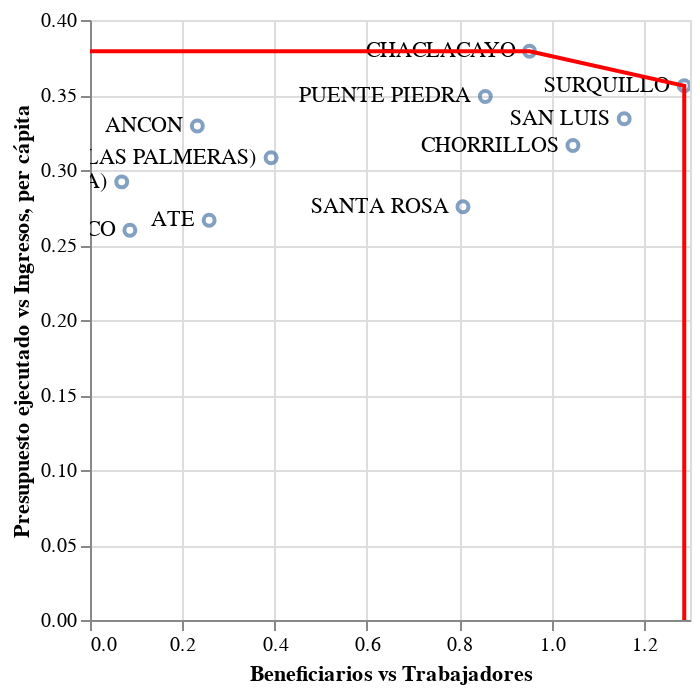

The notebook cell saved with this chart:
### Code cell
points + text + alt.Chart(envelope).mark_line(color='red').encode(
    x='x',
    y='y',
)

### Figure 1 — Vega-Lite specification as saved in the notebook (floating-point values rounded to 4 significant figures)
{"config": {"view": {"continuousWidth": 300, "continuousHeight": 300}}, "layer": [{"mark": {"type": "point"}, "encoding": {"x": {"field": "rate1", "title": "Beneficiarios vs Trabajadores", "type": "quantitative"}, "y": {"field": "rate2", "title": "Presupuesto ejecutado vs Ingresos, per cápita", "type": "quantitative"}}}, {"mark": {"type": "text", "align": "right", "baseline": "middle", "dx": -7}, "encoding": {"text": {"field": "muni", "type": "nominal"}, "x": {"field": "rate1", "title": "Beneficiarios vs Trabajadores", "type": "quantitative"}, "y": {"field": "rate2", "title": "Presupuesto ejecutado vs Ingresos, per cápita", "type": "quantitative"}}, "name": "view_4"}, {"data": {"name": "data-49991926fd707ea215c33a1b03ab014a"}, "mark": {"type": "line", "color": "red"}, "encoding": {"x": {"field": "x", "type": "quantitative"}, "y": {"field": "y", "type": "quantitative"}}}], "data": {"name": "data-77a0d4a246c1b066f33cc48d87ea379c"}, "params": [{"name": "param_2", "select": {"type": "interval", "encodings": ["x", "y"]}, "bind": "scales", "views": ["view_4"]}], "$schema": "https://vega.github.io/schema/vega-lite/v5.20.1.json", "datasets": {"data-77a0d4a246c1b066f33cc48d87ea379c": [{"muni": "ANCON", "Ingreso per capita": 207.9, "% Presupuesto ejecutado": 68.46, "trabajadores": 215, "n° beneficiarios": 50, "beneficiarios%": 0.0304, "centros": 1, "años implementación": 10, "rate1": 0.2326, "rate2": 0.3294}, {"muni": "ATE", "Ingreso per capita": 289.3, "% Presupuesto ejecutado": 77.1, "trabajadores": 1627, "n° beneficiarios": 420, "beneficiarios%": 0.02151, "centros": 12, "años implementación": 5, "rate1": 0.2581, "rate2": 0.2665}, {"muni": "BARRANCO", "Ingreso per capita": 292.2, "% Presupuesto ejecutado": 75.9, "trabajadores": 521, "n° beneficiarios": 45, "beneficiarios%": 0.007888, "centros": 1, "años implementación": 0, "rate1": 0.08637, "rate2": 0.2598}, {"muni": "CHACLACAYO", "Ingreso per capita": 213.4, "% Presupuesto ejecutado": 80.92, "trabajadores": 189, "n° beneficiarios": 180, "beneficiarios%": 0.05299, "centros": 4, "años implementación": 11, "rate1": 0.9524, "rate2": 0.3791}, {"muni": "CHORRILLOS", "Ingreso per capita": 265.0, "% Presupuesto ejecutado": 83.82, "trabajadores": 345, "n° beneficiarios": 361, "beneficiarios%": 0.02119, "centros": 3, "años implementación": 13, "rate1": 1.046, "rate2": 0.3163}, {"muni": "LOS OLIVOS (LAS PALMERAS)", "Ingreso per capita": 259.3, "% Presupuesto ejecutado": 79.9, "trabajadores": 1338, "n° beneficiarios": 525, "beneficiarios%": 0.03068, "centros": 21, "años implementación": 2, "rate1": 0.3924, "rate2": 0.3081}, {"muni": "LURIGANCHO (CHOSICA)", "Ingreso per capita": 253.3, "% Presupuesto ejecutado": 73.98, "trabajadores": 873, "n° beneficiarios": 60, "beneficiarios%": 0.007952, "centros": 2, "años implementación": 11, "rate1": 0.06873, "rate2": 0.2921}, {"muni": "PUENTE PIEDRA", "Ingreso per capita": 217.6, "% Presupuesto ejecutado": 75.96, "trabajadores": 467, "n° beneficiarios": 400, "beneficiarios%": 0.05482, "centros": 5, "años implementación": 5, "rate1": 0.8565, "rate2": 0.349}, {"muni": "SAN LUIS", "Ingreso per capita": 266.6, "% Presupuesto ejecutado": 89.08, "trabajadores": 432, "n° beneficiarios": 500, "beneficiarios%": 0.09107, "centros": 3, "años implementación": 10, "rate1": 1.157, "rate2": 0.3341}, {"muni": "SANTA ROSA", "Ingreso per capita": 245.2, "% Presupuesto ejecutado": 67.56, "trabajadores": 99, "n° beneficiarios": 80, "beneficiarios%": 0.203, "centros": 1, "años implementación": 2, "rate1": 0.8081, "rate2": 0.2755}, {"muni": "SURQUILLO", "Ingreso per capita": 256.2, "% Presupuesto ejecutado": 91.24, "trabajadores": 699, "n° beneficiarios": 900, "beneficiarios%": 0.08229, "centros": 11, "años implementación": 1, "rate1": 1.288, "rate2": 0.3561}], "data-49991926fd707ea215c33a1b03ab014a": [{"x": 0.0, "y": 0.3791}, {"x": 0.9524, "y": 0.3791}, {"x": 1.288, "y": 0.3561}, {"x": 1.288, "y": 0.0}]}}
